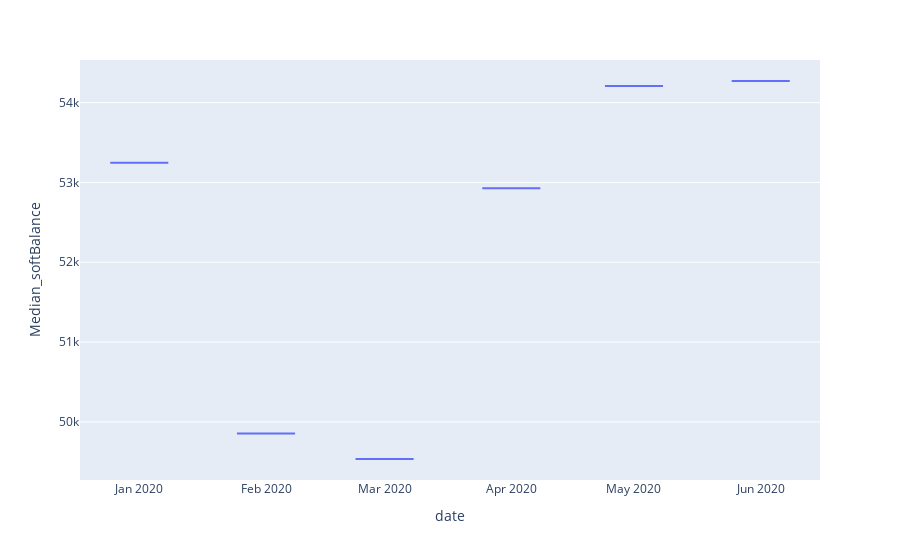

This figure's notebook cell:
### Code cell
import plotly.express as px
fig = px.box(df[df['bin'] == '3001-4000'], x="date", y="Median_softBalance")
fig.show()

### Figure 1 — Plotly figure (JSON) as saved in the notebook; plotly's stock layout.template omitted (floating-point values rounded to 4 significant figures)
{"data": [{"alignmentgroup": "True", "hovertemplate": "date=%{x}<br>Median_softBalance=%{y}<extra></extra>", "legendgroup": "", "marker": {"color": "#636efa"}, "name": "", "notched": false, "offsetgroup": "", "orientation": "v", "showlegend": false, "type": "box", "x": ["2020-01-01", "2020-02-01", "2020-03-01", "2020-04-01", "2020-05-01", "2020-06-01"], "x0": " ", "xaxis": "x", "y": [53247, 49855, 49535, 52927, 54207, 54271], "y0": " ", "yaxis": "y"}], "layout": {"boxmode": "group", "legend": {"tracegroupgap": 0}, "margin": {"t": 60}, "xaxis": {"anchor": "y", "domain": [0, 1], "title": {"text": "date"}}, "yaxis": {"anchor": "x", "domain": [0, 1], "title": {"text": "Median_softBalance"}}}}
